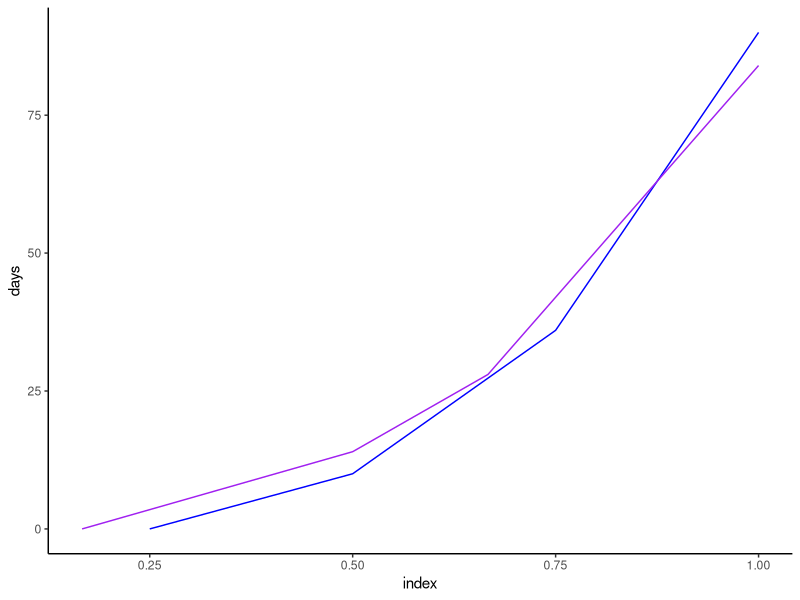
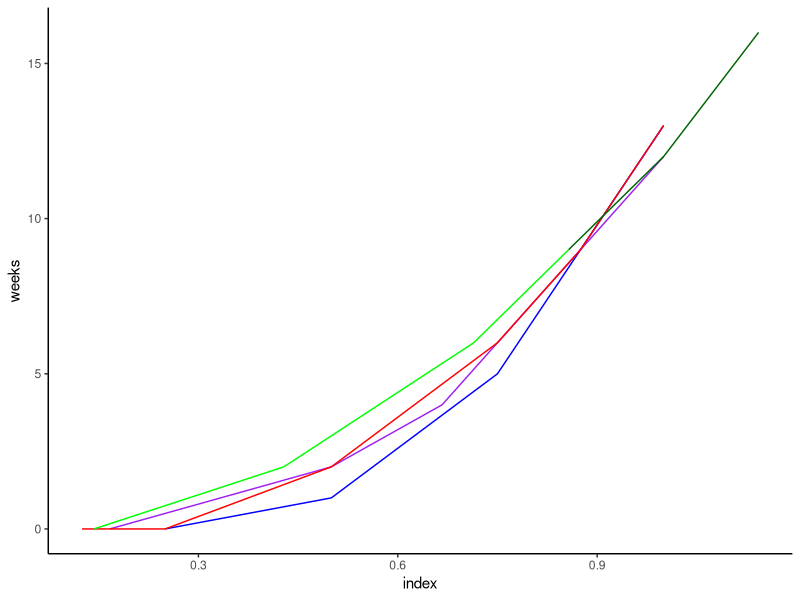

The R source for these figures, in order:
## ---- chunk 1
library(tidyverse)
library(magrittr)
library(ggplot2)

library(nlme)
library(mgcv)
## ---- chunk 2

six <- tibble::tibble(treatments = c(1:6), weeks = c(0, 1, 2, 4, 8, 12)) %>% mutate(days = weeks * 7, index = treatments/6)
four <- tibble::tibble(treatments = c(1:4), days = c(0, 10, 36, 90)) %>% mutate(weeks = round(days / 7, 0), index = treatments/4)


ggplot() +
  geom_line(aes(y = days, x = index), data = four, color = "blue") +
  geom_line(aes(y = days, x = index), data = six, color = "purple") +
  theme_classic()

 
eight <- tibble::tibble(treatments = c(1:8)) %>% mutate(index = treatments/8)
eight %<>% mutate(days = spline(four$index, four$days, n = 8)$y)
eight %<>% mutate(weeks = round(days/7,0), days = round(days,0))

eight2 <- tibble::tibble(treatments = c(1:8)) %>% mutate(index = treatments/7)
eight2 %<>% mutate(weeks = c(0, 1, 2, 4, 6, 9, 12, 16))
eight2 %<>% mutate(days = weeks *7, days2 = round(spline(spline(eight2$index,eight2$weeks*7, n = 3),n= 8)$y,0))

ggplot() +
  geom_line(aes(y = weeks, x = index), data = four, color = "blue") +
  geom_line(aes(y = weeks, x = index), data = six, color = "purple") +
  geom_line(aes(y = weeks, x = index), data = eight, color = "red") +
  geom_line(aes(y = weeks, x = index), data = eight2[1:6,], color = "green") +
  geom_line(aes(y = weeks, x = index), data = eight2[6:8,], color = "darkgreen") +
  # geom_line(aes(y = days2, x = index), data = eight2, color = "darkgreen") +
  theme_classic()



